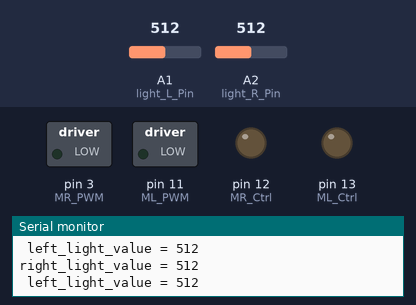
This sketch was run on a simulated Arduino Uno, built with avr-gcc and run on an emulated ATmega328P. Parts: switched loads named in the sketch (green lamp = pin HIGH), output pins drawn as LEDs (lit = HIGH), the last lines printed to the serial monitor. Inputs (shaded band) come from the test bench; at power-on: A1 (light_L_Pin) = 512, A2 (light_R_Pin) = 512.

Above: at 1.2 s.
1.3 s: A1 (light_L_Pin) set to 643
4.3 s: A1 (light_L_Pin) set to 667
At 5.5 s:
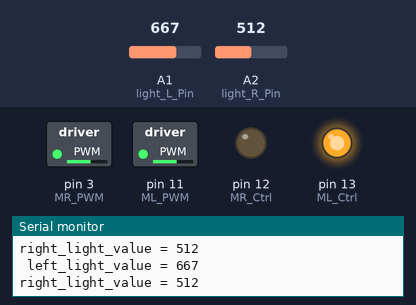
5.8 s: A2 (light_R_Pin) set to 636
8.8 s: A2 (light_R_Pin) set to 660
At 9.9 s:
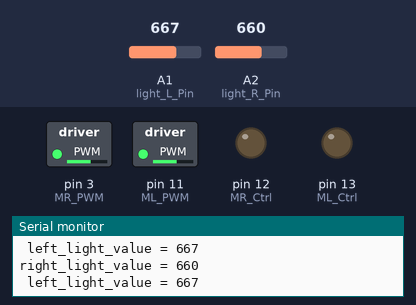
10.3 s: A1 (light_L_Pin) set to 0
At 11.3 s:
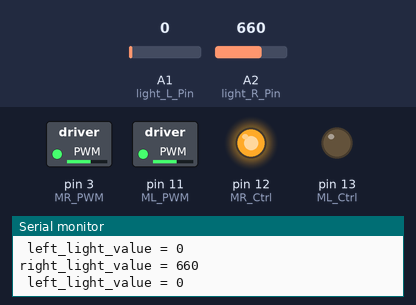
11.8 s: A2 (light_R_Pin) set to 0
At 12.3 s:
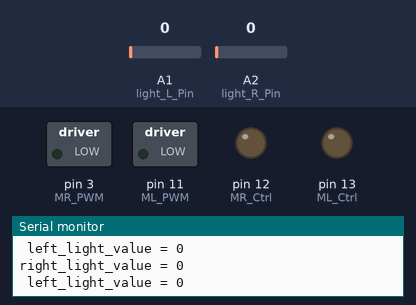
Timing chart, 0 to 14.8 s (numbered marks = the images above; inputs shaded):
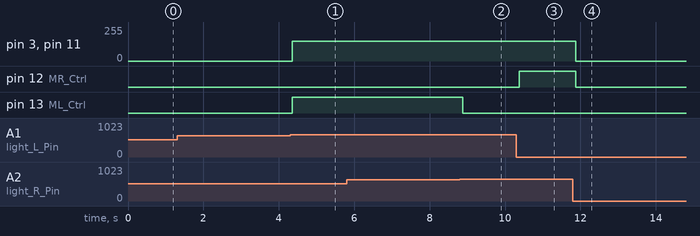

Measured:
- the behaviour switches between 650 and 651 on A1 (light_L_Pin) (found by bisection; images 0 and 1)
- the behaviour switches between 650 and 651 on A2 (light_R_Pin) (found by bisection; images 1 and 2)
- after the input at 4.3 s, pin 3 (MR_PWM), pin 11 (ML_PWM): 0/255 → 150/255 after 0.05 s; pin 13 (ML_Ctrl): LOW → HIGH after 0.05 s
- after the input at 8.8 s, pin 13 (ML_Ctrl): HIGH → LOW after 0.08 s
- after the input at 10.3 s, pin 12 (MR_Ctrl): LOW → HIGH after 0.08 s
- after the input at 11.8 s, pin 3 (MR_PWM), pin 11 (ML_PWM): 150/255 → 0/255 after 0.08 s; pin 12 (MR_Ctrl): HIGH → LOW after 0.08 s

The sketch:

Light_Follow.ino
```cpp
#define light_L_Pin A1         //define the pin of left photo resistor
#define light_R_Pin A2         //define the pin of right photo resistor
#define ML_Ctrl 13             //define the direction control pin of left motor
#define ML_PWM 11              //define the PWM control pin of left motor
#define MR_Ctrl 12             //define the direction control pin of right motor
#define MR_PWM 3               //define the PWM control pin of right motor
int left_light;
int right_light;


void setup(){
  Serial.begin(9600);
  pinMode(light_L_Pin, INPUT);
  pinMode(light_R_Pin, INPUT);
  pinMode(ML_Ctrl, OUTPUT);
  pinMode(ML_PWM, OUTPUT);
  pinMode(MR_Ctrl, OUTPUT);
  pinMode(MR_PWM, OUTPUT);
}


void loop(){
  left_light = analogRead(light_L_Pin);      // Считываем показания освещённости с левого датчика
  right_light = analogRead(light_R_Pin);     // Считываем показания освещённости с правого датчика
  Serial.print(" left_light_value = ");      // Выводим значения в порт
  Serial.println(left_light);
  Serial.print("right_light_value = ");
  Serial.println(right_light);

  if (left_light > 650 && right_light > 650)        //the value detected photo resistor，go front
  {
    Car_front();
  }
  else if (left_light > 650 && right_light <= 650)  //the value detected photo resistor，turn left
  {
    Car_left();
  }
  else if (left_light <= 650 && right_light > 650)  //the value detected photo resistor，turn right
  {
    Car_right();
  }
  else                                              //other situations(no light), stop
  {
    Car_Stop();
  }
}


void Car_front()
{
  digitalWrite(MR_Ctrl,LOW);  // Вращаем мотор по часовой стрелке
  analogWrite(MR_PWM,150);    // Со скоростью 100. Диапазон(0 - 255)
  digitalWrite(ML_Ctrl,LOW);  // Вращаем мотор по часовой стрелке
  analogWrite(ML_PWM,150);    // Со скоростью 100. Диапазон(0 - 255)
}


void Car_left()
{
  digitalWrite(MR_Ctrl,LOW);  // Вращаем мотор по часовой стрелке
  analogWrite(MR_PWM,150);
  digitalWrite(ML_Ctrl,HIGH); // Вращаем мотор против часовой стрелки
  analogWrite(ML_PWM,150);
}


void Car_right()
{
  digitalWrite(MR_Ctrl,HIGH);
  analogWrite(MR_PWM,150);
  digitalWrite(ML_Ctrl,LOW);
  analogWrite(ML_PWM,150);
}


void Car_Stop()
{
  digitalWrite(MR_Ctrl,LOW);
  analogWrite(MR_PWM,0);
  digitalWrite(ML_Ctrl,LOW);
  analogWrite(ML_PWM,0);
}
```
